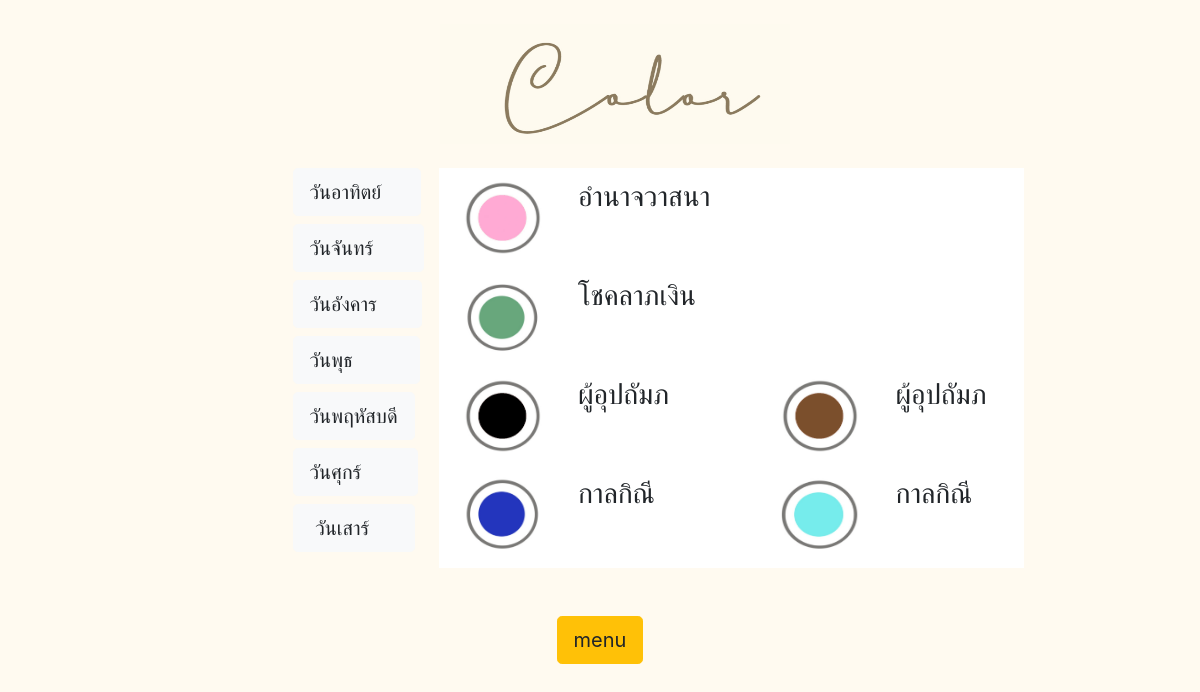
Page /color.php (signed in) on the committed database.
### tables this page shows
CREATE TABLE `color` (
  `cName` varchar(20) NOT NULL,
  `cDayinWeek` varchar(10) NOT NULL,
  `cYear` int(4) NOT NULL,
  `cTypeID` int(1) NOT NULL
);

CREATE TABLE `types` (
  `typeID` int(1) NOT NULL,
  `typeName` varchar(10) NOT NULL
);

### color.php (the view, shortened to what this page needs)
<?php
    require('connect.php');
    $nowyear = date('Y');
    if(!isset($_REQUEST['day'])){
    $day = 'Sunday';
    }
    else{
        $day = $_GET['day'];
    }
    $insert = "INSERT INTO colorpredict(cpName,cpDayinWeek,cpYear,cpLoginID,date) VALUE('black','$day','$nowyear','{$_SESSION['loginID']}',now())";
    mysqli_query($conn, $insert);
?>
<!DOCTYPE html>
<html>
<head>
        <link rel="stylesheet" href="https://stackpath.bootstrapcdn.com/bootstrap/4.4.1/css/bootstrap.min.css">
</head>
    <body>
        <div class="container">
            <div class="row">
                <div class="col-sm-4"></div>
                <div class="col-sm-5">
                    <div class="col-sm-6">
                        <br> <img src="colorphoto/color.jpg" width="350" height="120">
                    </div>
                </div>
                <div class="col-sm-3"></div>
            </div>
        </div>
        <br>
        <div class="row">
            <div class="col-3">
            </div>
            <div class="col-sm-">
                <div align="left">
                    <div class="container">
                            <div class="row">
                                <br><button class="w3-bar-item w3-button tablink btn btn-light btn-lg" onclick="openCity(event, 'sun','Sunday')">วันอาทิตย์&nbsp;&nbsp;&nbsp;&nbsp;</button>
                            </div>
                            <div class="row">
                                <br><button class="w3-bar-item w3-button tablink btn btn-light btn-lg" onclick="openCity(event, 'mon','Monday')">วันจันทร์&nbsp;&nbsp;&nbsp;&nbsp;&nbsp;&nbsp;</button>
                            </div>
                            <div class="row">
                                <br><button class="w3-bar-item w3-button tablink btn btn-light btn-lg" onclick="openCity(event, 'tue','Tuesday')">วันอังคาร&nbsp;&nbsp;&nbsp;&nbsp;&nbsp;</button>
                            </div>
                            <div class="row">
                                <br><button class="w3-bar-item w3-button tablink btn btn-light btn-lg" onclick="openCity(event, 'wed','Wednesday')">วันพุธ&nbsp;&nbsp;&nbsp;&nbsp;&nbsp;&nbsp;&nbsp;&nbsp;&nbsp;</button>
                            </div>
                            <div class="row">
                                <br><button class="w3-bar-item w3-button tablink btn btn-light btn-lg" onclick="openCity(event, 'thu','Thursday')">วันพฤหัสบดี</button>
                            </div>
                            <div class="row">
                                <br><button class="w3-bar-item w3-button tablink btn btn-light btn-lg" onclick="openCity(event, 'fri','Friday')">วันศุกร์&nbsp;&nbsp;&nbsp;&nbsp;&nbsp;&nbsp;&nbsp;</button>
                            </div>
                            <div class="row">
                                <br><button class="w3-bar-item w3-button tablink btn btn-light btn-lg" onclick="openCity(event, 'sat','Saturday')">&nbsp;วันเสาร์&nbsp;&nbsp;&nbsp;&nbsp;&nbsp;</button>
                            </div>
                    </div>
                </div>
            </div>
            <div class="col-6">
            <div >
                    <div style="border: #000000; background-color:#FFFFFF">
                        <div >
                            <div class="w3-container city" style="height:400px">
                                <table class="table table-borderless">
                                    <tr>
                                        <?php
                                        $query="SELECT * FROM color INNER JOIN types ON color.cTypeID =types.typeID WHERE color.cDayinWeek='$day' AND color.ctypeID='1' AND color.cYear='$nowyear' ";
                                        $result = mysqli_query($conn,$query);
                                        $row1 = mysqli_fetch_assoc($result);
                                        $result = mysqli_query($conn,$query);
                                        while($row=$result->fetch_assoc()){
                                        $bg=$row['cName'];
                                        echo "<td align=center>"."<img src='colorphoto/".$bg.".jpg' width='80' height='75'>"."</td>";
                                        echo "<td height=100% align=left>"."<h3>".$row1['typeName']."</h3>"."</td>";
                                        }
                                        ?>
                                    </tr>
                                    <tr>
                                    <?php
                                        $query="SELECT * FROM color INNER JOIN types ON color.ctypeID =types.typeID WHERE color.cDayinWeek='$day' AND color.ctypeID='2' AND color.cYear='$nowyear' ";
                                        $result = mysqli_query($conn,$query);
                                        $row1 = mysqli_fetch_assoc($result);
                                        $result = mysqli_query($conn,$query);
                                        while($row=$result->fetch_assoc()){
                                        $bg=$row['cName'];
                                        echo "<td align=center>"."<img src='colorphoto/".$bg.".jpg' width='80' height='75'>"."</td>";
                                        echo "<td height=100% align=left>"."<h3>".$row1['typeName']."</h3>"."</td>";
                                        }
                                        ?>
                                    </tr>
                                    <tr>
                                        <?php
                                        $query="SELECT * FROM color INNER JOIN types ON color.ctypeID =types.typeID WHERE color.cDayinWeek='$day' AND color.ctypeID='3' AND color.cYear='$nowyear' ";
                                        $result = mysqli_query($conn,$query);
                                        $row1 = mysqli_fetch_assoc($result);
                                        $result = mysqli_query($conn,$query);
                                        while($row=$result->fetch_assoc()){
                                        $bg=$row['cName'];
                                        echo "<td align=center>"."<img src='colorphoto/".$bg.".jpg' width='80' height='75'>"."</td>";
                                        echo "<td height=100% align=left>"."<h3>".$row1['typeName']."</h3>"."</td>";
                                        }
                                        ?>
                                    </tr>
                                    <tr>
                                    <?php
                                        $query="SELECT * FROM color INNER JOIN types ON color.ctypeid =types.typeid WHERE color.cDayinWeek='$day' AND color.ctypeid='4' AND color.cYear='$nowyear' ";
                                        $result = mysqli_query($conn,$query);
                                        $row1 = mysqli_fetch_assoc($result);
                                        $result = mysqli_query($conn,$query);
                                        while($row=$result->fetch_assoc()){
                                        $bg=$row['cName'];
                                        echo "<td align=center>"."<img src='colorphoto/".$bg.".jpg' width='80' height='75'>"."</td>";
                                        echo "<td height=100% align=left>"."<h3>".$row1['typeName']."</h3>"."</td>";
                                        }
                                        ?>
                                    </tr>
                                </table>
                            </div>
                        </div>
                    </div>
                </div>
            </div>
        </div>
        <br><br>
        <div align="center">
        <a onClick ="window.location='index.php'"><button type="button" class="btn btn-lg btn-warning">menu</button>
        </div>
        <br><br>
    </body>
</html>

### color.php (style rules this page uses)
body { background-color: #fffaf0; }

### rows in the picture
color: cName (picture), cTypeID.typeName "อำนาจวาสนา"
color: cName (picture), cTypeID.typeName "โชคลาภเงิน"
color: cName (picture), cTypeID.typeName "ผู้อุปถัมภ"
color: cName (picture), cTypeID.typeName "ผู้อุปถัมภ"
color: cName (picture), cTypeID.typeName "กาลกิณี"
color: cName (picture), cTypeID.typeName "กาลกิณี"
